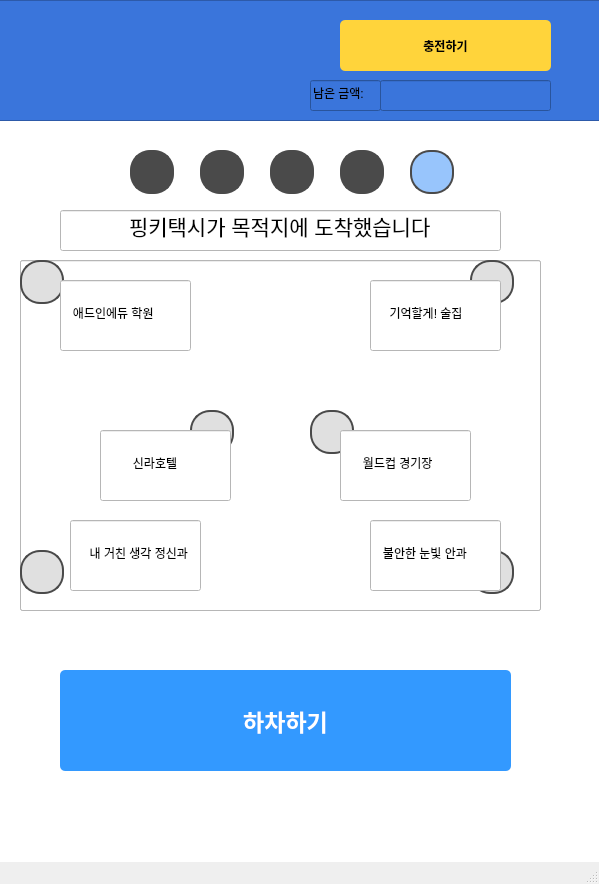
<?xml version="1.0" encoding="UTF-8"?>
<ui version="4.0">
 <class>MainWindow</class>
 <widget class="QMainWindow" name="MainWindow">
  <property name="geometry">
   <rect>
    <x>0</x>
    <y>0</y>
    <width>599</width>
    <height>884</height>
   </rect>
  </property>
  <property name="windowTitle">
   <string>MainWindow</string>
  </property>
  <widget class="QWidget" name="centralwidget">
   <property name="styleSheet">
    <string notr="true">background-color: white;
</string>
   </property>
   <widget class="QWidget" name="verticalLayoutWidget">
    <property name="geometry">
     <rect>
      <x>-10</x>
      <y>0</y>
      <width>621</width>
      <height>121</height>
     </rect>
    </property>
    <layout class="QVBoxLayout" name="verticalLayout">
     <item>
      <widget class="QFrame" name="frame">
       <property name="styleSheet">
        <string notr="true">background-color: #3A75DB
</string>
       </property>
       <property name="frameShape">
        <enum>QFrame::StyledPanel</enum>
       </property>
       <property name="frameShadow">
        <enum>QFrame::Raised</enum>
       </property>
       <widget class="QToolButton" name="ChargeBtn">
        <property name="geometry">
         <rect>
          <x>350</x>
          <y>20</y>
          <width>211</width>
          <height>51</height>
         </rect>
        </property>
        <property name="styleSheet">
         <string notr="true">background-color: #FFD43B;
color: black;
font-weight: bold;
border-radius: 5px;
padding: 5px 10px;
</string>
        </property>
        <property name="text">
         <string>충전하기</string>
        </property>
       </widget>
       <widget class="QLineEdit" name="Logo">
        <property name="geometry">
         <rect>
          <x>30</x>
          <y>20</y>
          <width>81</width>
          <height>71</height>
         </rect>
        </property>
        <property name="styleSheet">
         <string notr="true">QLineEdit {
    background-image: url(/home/lim/dev_ws/addintexi/UserGUI/data/icon/logo.png);
    background-repeat: no-repeat;
    background-position: center;
    background-size: cover; 
    border: none;
    padding: 0px;
}
</string>
        </property>
       </widget>
       <widget class="QLineEdit" name="Textbox">
        <property name="geometry">
         <rect>
          <x>320</x>
          <y>80</y>
          <width>71</width>
          <height>31</height>
         </rect>
        </property>
        <property name="text">
         <string>남은 금액:</string>
        </property>
       </widget>
       <widget class="QLineEdit" name="LeftMoney">
        <property name="geometry">
         <rect>
          <x>390</x>
          <y>80</y>
          <width>171</width>
          <height>31</height>
         </rect>
        </property>
        <property name="readOnly">
         <bool>true</bool>
        </property>
       </widget>
      </widget>
     </item>
    </layout>
   </widget>
   <widget class="QLineEdit" name="Prograss1">
    <property name="geometry">
     <rect>
      <x>130</x>
      <y>150</y>
      <width>44</width>
      <height>44</height>
     </rect>
    </property>
    <property name="styleSheet">
     <string notr="true">QLineEdit {
    background-color: #4A4A4A; /* 배경색 - 회색 */
    color: #000000;           /* 텍스트 색상 - 검정 */
    border: 2px solid #4A4A4A; /* 테두리 - 회색 */
    border-radius: 20px;       /* 반지름을 크기에 맞춰 조정 */
    min-width: 40px;           /* 최소 너비 (원 크기) */
    min-height: 40px;          /* 최소 높이 (원 크기) */
    max-width: 40px;
    max-height: 40px;
    padding: 0px;
    text-align: center;
}</string>
    </property>
   </widget>
   <widget class="QLineEdit" name="Prograss2">
    <property name="geometry">
     <rect>
      <x>200</x>
      <y>150</y>
      <width>44</width>
      <height>44</height>
     </rect>
    </property>
    <property name="styleSheet">
     <string notr="true">QLineEdit {
    background-color: #4A4A4A; /* 배경색 - 회색 */
    color: #000000;           /* 텍스트 색상 - 검정 */
    border: 2px solid #4A4A4A; /* 테두리 - 회색 */
    border-radius: 20px;       /* 반지름을 크기에 맞춰 조정 */
    min-width: 40px;           /* 최소 너비 (원 크기) */
    min-height: 40px;          /* 최소 높이 (원 크기) */
    max-width: 40px;
    max-height: 40px;
    padding: 0px;
    text-align: center;
}</string>
    </property>
   </widget>
   <widget class="QLineEdit" name="Prograss3">
    <property name="geometry">
     <rect>
      <x>270</x>
      <y>150</y>
      <width>44</width>
      <height>44</height>
     </rect>
    </property>
    <property name="styleSheet">
     <string notr="true">QLineEdit {
    background-color: #4A4A4A; /* 배경색 - 회색 */
    color: #000000;           /* 텍스트 색상 - 검정 */
    border: 2px solid #4A4A4A; /* 테두리 - 회색 */
    border-radius: 20px;       /* 반지름을 크기에 맞춰 조정 */
    min-width: 40px;           /* 최소 너비 (원 크기) */
    min-height: 40px;          /* 최소 높이 (원 크기) */
    max-width: 40px;
    max-height: 40px;
    padding: 0px;
    text-align: center;
}</string>
    </property>
   </widget>
   <widget class="QLineEdit" name="Prograss4">
    <property name="geometry">
     <rect>
      <x>340</x>
      <y>150</y>
      <width>44</width>
      <height>44</height>
     </rect>
    </property>
    <property name="styleSheet">
     <string notr="true">QLineEdit {
    background-color: #4A4A4A; /* 배경색 - 회색 */
    color: #000000;           /* 텍스트 색상 - 검정 */
    border: 2px solid #4A4A4A; /* 테두리 - 회색 */
    border-radius: 20px;       /* 반지름을 크기에 맞춰 조정 */
    min-width: 40px;           /* 최소 너비 (원 크기) */
    min-height: 40px;          /* 최소 높이 (원 크기) */
    max-width: 40px;
    max-height: 40px;
    padding: 0px;
    text-align: center;
}</string>
    </property>
   </widget>
   <widget class="QLineEdit" name="Prograss5">
    <property name="geometry">
     <rect>
      <x>410</x>
      <y>150</y>
      <width>44</width>
      <height>44</height>
     </rect>
    </property>
    <property name="styleSheet">
     <string notr="true">QLineEdit {
    background-color: #98C5FC;  /* 파란색 */
    color: #000000;
    border: 2px solid #4A4A4A; /* 테두리 - 회색 */
    border-radius: 20px;       /* 반지름을 크기에 맞춰 조정 */
    min-width: 40px;           /* 최소 너비 (원 크기) */
    min-height: 40px;          /* 최소 높이 (원 크기) */
    max-width: 40px;
    max-height: 40px;
    padding: 0px;
    text-align: center;
}</string>
    </property>
   </widget>
   <widget class="QLineEdit" name="Map">
    <property name="geometry">
     <rect>
      <x>20</x>
      <y>260</y>
      <width>521</width>
      <height>351</height>
     </rect>
    </property>
   </widget>
   <widget class="QLineEdit" name="UpTextbox">
    <property name="geometry">
     <rect>
      <x>60</x>
      <y>210</y>
      <width>441</width>
      <height>41</height>
     </rect>
    </property>
    <property name="font">
     <font>
      <pointsize>16</pointsize>
     </font>
    </property>
    <property name="text">
     <string>핑키택시가 목적지에 도착했습니다</string>
    </property>
    <property name="alignment">
     <set>Qt::AlignCenter</set>
    </property>
    <property name="readOnly">
     <bool>true</bool>
    </property>
   </widget>
   <widget class="QLineEdit" name="Pinky">
    <property name="geometry">
     <rect>
      <x>20</x>
      <y>260</y>
      <width>521</width>
      <height>351</height>
     </rect>
    </property>
   </widget>
   <widget class="QLineEdit" name="Icon1">
    <property name="geometry">
     <rect>
      <x>20</x>
      <y>260</y>
      <width>44</width>
      <height>44</height>
     </rect>
    </property>
    <property name="styleSheet">
     <string notr="true">QLineEdit {
    background-color: #E0E0E0; /* 배경색 - 회색 */
    color: #000000;           /* 텍스트 색상 - 검정 */
    border: 2px solid #4A4A4A; /* 테두리 - 회색 */
    border-radius: 20px;       /* 반지름을 크기에 맞춰 조정 */
    min-width: 40px;           /* 최소 너비 (원 크기) */
    min-height: 40px;          /* 최소 높이 (원 크기) */
    max-width: 40px;
    max-height: 40px;
    padding: 0px;
    text-align: center;
}</string>
    </property>
   </widget>
   <widget class="QLineEdit" name="Icon2">
    <property name="geometry">
     <rect>
      <x>470</x>
      <y>260</y>
      <width>44</width>
      <height>44</height>
     </rect>
    </property>
    <property name="styleSheet">
     <string notr="true">QLineEdit {
    background-color: #E0E0E0; /* 배경색 - 회색 */
    color: #000000;           /* 텍스트 색상 - 검정 */
    border: 2px solid #4A4A4A; /* 테두리 - 회색 */
    border-radius: 20px;       /* 반지름을 크기에 맞춰 조정 */
    min-width: 40px;           /* 최소 너비 (원 크기) */
    min-height: 40px;          /* 최소 높이 (원 크기) */
    max-width: 40px;
    max-height: 40px;
    padding: 0px;
    text-align: center;
}</string>
    </property>
   </widget>
   <widget class="QLineEdit" name="Icon4">
    <property name="geometry">
     <rect>
      <x>470</x>
      <y>550</y>
      <width>44</width>
      <height>44</height>
     </rect>
    </property>
    <property name="styleSheet">
     <string notr="true">QLineEdit {
    background-color: #E0E0E0; /* 배경색 - 회색 */
    color: #000000;           /* 텍스트 색상 - 검정 */
    border: 2px solid #4A4A4A; /* 테두리 - 회색 */
    border-radius: 20px;       /* 반지름을 크기에 맞춰 조정 */
    min-width: 40px;           /* 최소 너비 (원 크기) */
    min-height: 40px;          /* 최소 높이 (원 크기) */
    max-width: 40px;
    max-height: 40px;
    padding: 0px;
    text-align: center;
}</string>
    </property>
   </widget>
   <widget class="QLineEdit" name="Icon3">
    <property name="geometry">
     <rect>
      <x>20</x>
      <y>550</y>
      <width>44</width>
      <height>44</height>
     </rect>
    </property>
    <property name="styleSheet">
     <string notr="true">QLineEdit {
    background-color: #E0E0E0; /* 배경색 - 회색 */
    color: #000000;           /* 텍스트 색상 - 검정 */
    border: 2px solid #4A4A4A; /* 테두리 - 회색 */
    border-radius: 20px;       /* 반지름을 크기에 맞춰 조정 */
    min-width: 40px;           /* 최소 너비 (원 크기) */
    min-height: 40px;          /* 최소 높이 (원 크기) */
    max-width: 40px;
    max-height: 40px;
    padding: 0px;
    text-align: center;
}</string>
    </property>
   </widget>
   <widget class="QLineEdit" name="Icon5">
    <property name="geometry">
     <rect>
      <x>190</x>
      <y>410</y>
      <width>44</width>
      <height>44</height>
     </rect>
    </property>
    <property name="styleSheet">
     <string notr="true">QLineEdit {
    background-color: #E0E0E0; /* 배경색 - 회색 */
    color: #000000;           /* 텍스트 색상 - 검정 */
    border: 2px solid #4A4A4A; /* 테두리 - 회색 */
    border-radius: 20px;       /* 반지름을 크기에 맞춰 조정 */
    min-width: 40px;           /* 최소 너비 (원 크기) */
    min-height: 40px;          /* 최소 높이 (원 크기) */
    max-width: 40px;
    max-height: 40px;
    padding: 0px;
    text-align: center;
}</string>
    </property>
   </widget>
   <widget class="QLineEdit" name="Icon6">
    <property name="geometry">
     <rect>
      <x>310</x>
      <y>410</y>
      <width>44</width>
      <height>44</height>
     </rect>
    </property>
    <property name="styleSheet">
     <string notr="true">QLineEdit {
    background-color: #E0E0E0; /* 배경색 - 회색 */
    color: #000000;           /* 텍스트 색상 - 검정 */
    border: 2px solid #4A4A4A; /* 테두리 - 회색 */
    border-radius: 20px;       /* 반지름을 크기에 맞춰 조정 */
    min-width: 40px;           /* 최소 너비 (원 크기) */
    min-height: 40px;          /* 최소 높이 (원 크기) */
    max-width: 40px;
    max-height: 40px;
    padding: 0px;
    text-align: center;
}</string>
    </property>
   </widget>
   <widget class="QLineEdit" name="Info1">
    <property name="geometry">
     <rect>
      <x>60</x>
      <y>280</y>
      <width>131</width>
      <height>71</height>
     </rect>
    </property>
    <property name="text">
     <string>   애드인에듀 학원</string>
    </property>
    <property name="readOnly">
     <bool>false</bool>
    </property>
   </widget>
   <widget class="QLineEdit" name="Info2">
    <property name="geometry">
     <rect>
      <x>370</x>
      <y>280</y>
      <width>131</width>
      <height>71</height>
     </rect>
    </property>
    <property name="text">
     <string>     기억할게! 술집</string>
    </property>
    <property name="readOnly">
     <bool>false</bool>
    </property>
   </widget>
   <widget class="QLineEdit" name="Info5">
    <property name="geometry">
     <rect>
      <x>100</x>
      <y>430</y>
      <width>131</width>
      <height>71</height>
     </rect>
    </property>
    <property name="text">
     <string>         신라호텔</string>
    </property>
    <property name="readOnly">
     <bool>false</bool>
    </property>
   </widget>
   <widget class="QLineEdit" name="Info6">
    <property name="geometry">
     <rect>
      <x>340</x>
      <y>430</y>
      <width>131</width>
      <height>71</height>
     </rect>
    </property>
    <property name="text">
     <string>      월드컵 경기장</string>
    </property>
    <property name="readOnly">
     <bool>false</bool>
    </property>
   </widget>
   <widget class="QLineEdit" name="Info3">
    <property name="geometry">
     <rect>
      <x>70</x>
      <y>520</y>
      <width>131</width>
      <height>71</height>
     </rect>
    </property>
    <property name="text">
     <string>     내 거친 생각 정신과</string>
    </property>
    <property name="readOnly">
     <bool>false</bool>
    </property>
   </widget>
   <widget class="QLineEdit" name="Info4">
    <property name="geometry">
     <rect>
      <x>370</x>
      <y>520</y>
      <width>131</width>
      <height>71</height>
     </rect>
    </property>
    <property name="text">
     <string>   불안한 눈빛 안과</string>
    </property>
    <property name="readOnly">
     <bool>false</bool>
    </property>
   </widget>
   <widget class="QPushButton" name="CheckBtn">
    <property name="geometry">
     <rect>
      <x>60</x>
      <y>670</y>
      <width>451</width>
      <height>101</height>
     </rect>
    </property>
    <property name="font">
     <font>
      <pointsize>17</pointsize>
      <weight>75</weight>
      <bold>true</bold>
     </font>
    </property>
    <property name="styleSheet">
     <string notr="true">background-color: #3399FF;
color: white;
font-weight: bold;
border-radius: 5px;
padding: 5px 10px;</string>
    </property>
    <property name="text">
     <string>하차하기</string>
    </property>
   </widget>
  </widget>
  <widget class="QStatusBar" name="statusbar"/>
 </widget>
 <resources/>
 <connections/>
</ui>
